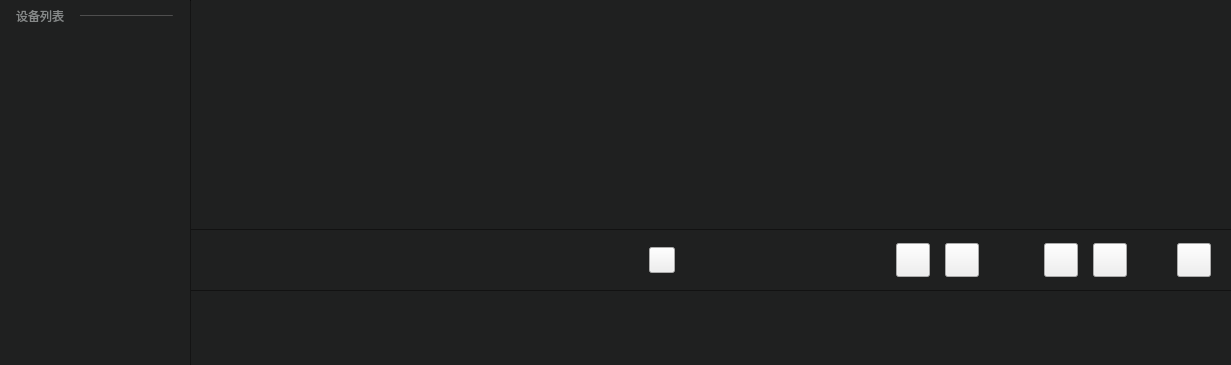
<?xml version="1.0" encoding="UTF-8"?>
<ui version="4.0">
 <class>replayWgt</class>
 <widget class="QWidget" name="replayWgt">
  <property name="geometry">
   <rect>
    <x>0</x>
    <y>0</y>
    <width>1231</width>
    <height>365</height>
   </rect>
  </property>
  <property name="windowTitle">
   <string>Form</string>
  </property>
  <layout class="QHBoxLayout" name="horizontalLayout" stretch="0">
   <property name="spacing">
    <number>6</number>
   </property>
   <property name="leftMargin">
    <number>0</number>
   </property>
   <property name="topMargin">
    <number>0</number>
   </property>
   <property name="rightMargin">
    <number>0</number>
   </property>
   <property name="bottomMargin">
    <number>0</number>
   </property>
   <item>
    <widget class="QWidget" name="widget" native="true">
     <property name="styleSheet">
      <string notr="true">#widget{
background-color:#1f2020;
box-shadow:0 10px 20px 3px rgba(0,0,0,0.50);
}</string>
     </property>
     <layout class="QHBoxLayout" name="horizontalLayout_2" stretch="1,0,3">
      <property name="spacing">
       <number>0</number>
      </property>
      <property name="leftMargin">
       <number>0</number>
      </property>
      <property name="topMargin">
       <number>0</number>
      </property>
      <property name="rightMargin">
       <number>0</number>
      </property>
      <property name="bottomMargin">
       <number>0</number>
      </property>
      <item>
       <widget class="QWidget" name="leftWidget" native="true">
        <property name="sizePolicy">
         <sizepolicy hsizetype="Fixed" vsizetype="Preferred">
          <horstretch>25</horstretch>
          <verstretch>0</verstretch>
         </sizepolicy>
        </property>
        <property name="minimumSize">
         <size>
          <width>190</width>
          <height>0</height>
         </size>
        </property>
        <property name="maximumSize">
         <size>
          <width>190</width>
          <height>16777215</height>
         </size>
        </property>
        <property name="styleSheet">
         <string notr="true"/>
        </property>
        <layout class="QVBoxLayout" name="verticalLayout">
         <property name="spacing">
          <number>0</number>
         </property>
         <property name="leftMargin">
          <number>0</number>
         </property>
         <property name="topMargin">
          <number>0</number>
         </property>
         <property name="rightMargin">
          <number>0</number>
         </property>
         <property name="bottomMargin">
          <number>0</number>
         </property>
         <item>
          <widget class="QWidget" name="playlistWidget" native="true">
           <property name="minimumSize">
            <size>
             <width>0</width>
             <height>0</height>
            </size>
           </property>
           <layout class="QVBoxLayout" name="verticalLayout_2">
            <property name="spacing">
             <number>0</number>
            </property>
            <property name="leftMargin">
             <number>0</number>
            </property>
            <property name="topMargin">
             <number>0</number>
            </property>
            <property name="rightMargin">
             <number>0</number>
            </property>
            <property name="bottomMargin">
             <number>0</number>
            </property>
            <item>
             <layout class="QHBoxLayout" name="horizontalLayout_3">
              <property name="spacing">
               <number>0</number>
              </property>
              <property name="leftMargin">
               <number>0</number>
              </property>
              <property name="topMargin">
               <number>10</number>
              </property>
              <property name="rightMargin">
               <number>0</number>
              </property>
              <property name="bottomMargin">
               <number>10</number>
              </property>
              <item>
               <widget class="QLabel" name="label">
                <property name="minimumSize">
                 <size>
                  <width>48</width>
                  <height>12</height>
                 </size>
                </property>
                <property name="maximumSize">
                 <size>
                  <width>48</width>
                  <height>12</height>
                 </size>
                </property>
                <property name="styleSheet">
                 <string notr="true">#label{
font-family:&quot;微软雅黑&quot;;
font-size:12px;
color:#868989;
line-height:12px;
text-align:left;
}</string>
                </property>
                <property name="text">
                 <string>设备列表</string>
                </property>
               </widget>
              </item>
              <item>
               <widget class="Line" name="line">
                <property name="sizePolicy">
                 <sizepolicy hsizetype="Fixed" vsizetype="Fixed">
                  <horstretch>0</horstretch>
                  <verstretch>0</verstretch>
                 </sizepolicy>
                </property>
                <property name="minimumSize">
                 <size>
                  <width>93</width>
                  <height>1</height>
                 </size>
                </property>
                <property name="maximumSize">
                 <size>
                  <width>93</width>
                  <height>1</height>
                 </size>
                </property>
                <property name="styleSheet">
                 <string notr="true">background:#444444;
</string>
                </property>
                <property name="orientation">
                 <enum>Qt::Horizontal</enum>
                </property>
               </widget>
              </item>
             </layout>
            </item>
            <item>
             <widget class="QTreeWidget" name="treeWidget_">
              <property name="styleSheet">
               <string notr="true">QTreeView {
      background:#1f2020;
        border:none;
       /* border: 1px solid rgb(50, 50, 50);
        background-color: rgb(57, 58, 60);*/
        show-decoration-selected: 1;
}
QTreeView::item {
        height: 30px;
        color: white;
        border: none;
        background-color: transparent;
}
QTreeView::item:hover, QTreeView::branch:hover { 
        background-color: rgba(255, 255, 255, 40);
}
QTreeView::item:selected, QTreeView::branch:selected { 
        background-color: rgb(50, 50, 50);
}
QTreeView::branch {
      image:none;
}
</string>
              </property>
              <attribute name="headerVisible">
               <bool>false</bool>
              </attribute>
              <column>
               <property name="text">
                <string notr="true">1</string>
               </property>
              </column>
             </widget>
            </item>
           </layout>
          </widget>
         </item>
         <item>
          <spacer name="verticalSpacer">
           <property name="orientation">
            <enum>Qt::Vertical</enum>
           </property>
           <property name="sizeType">
            <enum>QSizePolicy::Fixed</enum>
           </property>
           <property name="sizeHint" stdset="0">
            <size>
             <width>20</width>
             <height>20</height>
            </size>
           </property>
          </spacer>
         </item>
        </layout>
       </widget>
      </item>
      <item>
       <widget class="Line" name="line_2">
        <property name="minimumSize">
         <size>
          <width>1</width>
          <height>0</height>
         </size>
        </property>
        <property name="maximumSize">
         <size>
          <width>1</width>
          <height>16777215</height>
         </size>
        </property>
        <property name="styleSheet">
         <string notr="true">transform:rotate(-360deg);
background:#111111;
</string>
        </property>
        <property name="orientation">
         <enum>Qt::Vertical</enum>
        </property>
       </widget>
      </item>
      <item>
       <widget class="QWidget" name="rightWidget" native="true">
        <property name="styleSheet">
         <string notr="true"/>
        </property>
        <layout class="QGridLayout" name="gridLayout_2">
         <property name="leftMargin">
          <number>0</number>
         </property>
         <property name="topMargin">
          <number>0</number>
         </property>
         <property name="rightMargin">
          <number>0</number>
         </property>
         <property name="bottomMargin">
          <number>0</number>
         </property>
         <property name="spacing">
          <number>0</number>
         </property>
         <item row="0" column="0">
          <widget class="QWidget" name="gidWidget" native="true">
           <property name="styleSheet">
            <string notr="true"/>
           </property>
           <layout class="QGridLayout" name="gridLayout">
            <property name="leftMargin">
             <number>1</number>
            </property>
            <property name="topMargin">
             <number>1</number>
            </property>
            <property name="rightMargin">
             <number>1</number>
            </property>
            <property name="bottomMargin">
             <number>1</number>
            </property>
            <property name="spacing">
             <number>1</number>
            </property>
            <item row="0" column="0">
             <widget class="playModeWgt" name="playWidget1_" native="true">
              <property name="sizePolicy">
               <sizepolicy hsizetype="Expanding" vsizetype="Expanding">
                <horstretch>0</horstretch>
                <verstretch>0</verstretch>
               </sizepolicy>
              </property>
             </widget>
            </item>
            <item row="0" column="1">
             <widget class="playModeWgt" name="playWidget2_" native="true">
              <property name="sizePolicy">
               <sizepolicy hsizetype="Expanding" vsizetype="Expanding">
                <horstretch>0</horstretch>
                <verstretch>0</verstretch>
               </sizepolicy>
              </property>
             </widget>
            </item>
            <item row="1" column="1">
             <widget class="playModeWgt" name="playWidget4_" native="true">
              <property name="sizePolicy">
               <sizepolicy hsizetype="Expanding" vsizetype="Expanding">
                <horstretch>0</horstretch>
                <verstretch>0</verstretch>
               </sizepolicy>
              </property>
             </widget>
            </item>
            <item row="1" column="0">
             <widget class="playModeWgt" name="playWidget3_" native="true">
              <property name="sizePolicy">
               <sizepolicy hsizetype="Expanding" vsizetype="Expanding">
                <horstretch>0</horstretch>
                <verstretch>0</verstretch>
               </sizepolicy>
              </property>
             </widget>
            </item>
           </layout>
          </widget>
         </item>
         <item row="1" column="0">
          <widget class="QWidget" name="widget_3" native="true">
           <property name="sizePolicy">
            <sizepolicy hsizetype="Expanding" vsizetype="Fixed">
             <horstretch>0</horstretch>
             <verstretch>0</verstretch>
            </sizepolicy>
           </property>
           <property name="minimumSize">
            <size>
             <width>0</width>
             <height>62</height>
            </size>
           </property>
           <property name="maximumSize">
            <size>
             <width>16777215</width>
             <height>62</height>
            </size>
           </property>
           <property name="styleSheet">
            <string notr="true">#widget_3{
border-top:1px solid #121212;
border-bottom:1px solid #121212;
}</string>
           </property>
           <layout class="QHBoxLayout" name="horizontalLayout_6">
            <property name="spacing">
             <number>35</number>
            </property>
            <property name="leftMargin">
             <number>15</number>
            </property>
            <property name="rightMargin">
             <number>20</number>
            </property>
            <item>
             <widget class="setDateWidget" name="dateWidget" native="true">
              <property name="minimumSize">
               <size>
                <width>120</width>
                <height>32</height>
               </size>
              </property>
              <property name="maximumSize">
               <size>
                <width>16777215</width>
                <height>32</height>
               </size>
              </property>
              <property name="styleSheet">
               <string notr="true">#dateWidget{
background-color:#1f2020;
border:none;
}
</string>
              </property>
             </widget>
            </item>
            <item>
             <widget class="setTimeWidget" name="timeWidget" native="true">
              <property name="minimumSize">
               <size>
                <width>100</width>
                <height>32</height>
               </size>
              </property>
              <property name="maximumSize">
               <size>
                <width>100</width>
                <height>32</height>
               </size>
              </property>
             </widget>
            </item>
            <item>
             <widget class="speedControlWidget" name="speedWidget" native="true">
              <property name="minimumSize">
               <size>
                <width>118</width>
                <height>32</height>
               </size>
              </property>
              <property name="maximumSize">
               <size>
                <width>118</width>
                <height>32</height>
               </size>
              </property>
              <property name="toolTip">
               <string>快放/慢放</string>
              </property>
             </widget>
            </item>
            <item>
             <widget class="QPushButton" name="pauseBtn_">
              <property name="minimumSize">
               <size>
                <width>26</width>
                <height>26</height>
               </size>
              </property>
              <property name="maximumSize">
               <size>
                <width>26</width>
                <height>26</height>
               </size>
              </property>
              <property name="toolTip">
               <string>播放/暂停</string>
              </property>
              <property name="styleSheet">
               <string notr="true">#pauseBtn_{
border-image:url(:/image/image/play.png);
}
#pauseBtn_:hover{
border-image:url(:/image/image/playb.png);
}
#pauseBtn_:pressed{
margin:1px;
}</string>
              </property>
              <property name="text">
               <string/>
              </property>
             </widget>
            </item>
            <item>
             <spacer name="horizontalSpacer">
              <property name="orientation">
               <enum>Qt::Horizontal</enum>
              </property>
              <property name="sizeType">
               <enum>QSizePolicy::Expanding</enum>
              </property>
              <property name="sizeHint" stdset="0">
               <size>
                <width>40</width>
                <height>20</height>
               </size>
              </property>
             </spacer>
            </item>
            <item>
             <widget class="QWidget" name="widget_2" native="true">
              <layout class="QHBoxLayout" name="horizontalLayout_4">
               <property name="spacing">
                <number>15</number>
               </property>
               <property name="leftMargin">
                <number>15</number>
               </property>
               <property name="topMargin">
                <number>0</number>
               </property>
               <property name="rightMargin">
                <number>15</number>
               </property>
               <property name="bottomMargin">
                <number>0</number>
               </property>
               <item>
                <widget class="QPushButton" name="originBtn">
                 <property name="minimumSize">
                  <size>
                   <width>34</width>
                   <height>34</height>
                  </size>
                 </property>
                 <property name="maximumSize">
                  <size>
                   <width>34</width>
                   <height>34</height>
                  </size>
                 </property>
                 <property name="toolTip">
                  <string>平铺观看</string>
                 </property>
                 <property name="text">
                  <string/>
                 </property>
                </widget>
               </item>
               <item>
                <widget class="QPushButton" name="defaultBtn">
                 <property name="minimumSize">
                  <size>
                   <width>34</width>
                   <height>34</height>
                  </size>
                 </property>
                 <property name="maximumSize">
                  <size>
                   <width>34</width>
                   <height>34</height>
                  </size>
                 </property>
                 <property name="toolTip">
                  <string>360°观看</string>
                 </property>
                 <property name="text">
                  <string/>
                 </property>
                </widget>
               </item>
              </layout>
             </widget>
            </item>
            <item>
             <widget class="QWidget" name="widget_4" native="true">
              <layout class="QHBoxLayout" name="horizontalLayout_5">
               <property name="spacing">
                <number>15</number>
               </property>
               <property name="leftMargin">
                <number>15</number>
               </property>
               <property name="topMargin">
                <number>0</number>
               </property>
               <property name="rightMargin">
                <number>15</number>
               </property>
               <property name="bottomMargin">
                <number>0</number>
               </property>
               <item>
                <widget class="QPushButton" name="singleBtn">
                 <property name="minimumSize">
                  <size>
                   <width>34</width>
                   <height>34</height>
                  </size>
                 </property>
                 <property name="maximumSize">
                  <size>
                   <width>34</width>
                   <height>34</height>
                  </size>
                 </property>
                 <property name="toolTip">
                  <string>单窗格</string>
                 </property>
                 <property name="text">
                  <string/>
                 </property>
                </widget>
               </item>
               <item>
                <widget class="QPushButton" name="fourBtn">
                 <property name="minimumSize">
                  <size>
                   <width>34</width>
                   <height>34</height>
                  </size>
                 </property>
                 <property name="maximumSize">
                  <size>
                   <width>34</width>
                   <height>34</height>
                  </size>
                 </property>
                 <property name="toolTip">
                  <string>四窗格</string>
                 </property>
                 <property name="text">
                  <string/>
                 </property>
                </widget>
               </item>
              </layout>
             </widget>
            </item>
            <item>
             <widget class="QPushButton" name="fullscreemBtn">
              <property name="minimumSize">
               <size>
                <width>34</width>
                <height>34</height>
               </size>
              </property>
              <property name="maximumSize">
               <size>
                <width>34</width>
                <height>34</height>
               </size>
              </property>
              <property name="toolTip">
               <string>全屏</string>
              </property>
              <property name="styleSheet">
               <string notr="true">#fullscreemBtn{
border-image:url(:/image/image/biger.png);
}
#fullscreemBtn:pressed{
margin:1px;
}
#fullscreemBtn:hover{
border-image:url(:/image/image/bigerb.png);
}</string>
              </property>
              <property name="text">
               <string/>
              </property>
             </widget>
            </item>
           </layout>
          </widget>
         </item>
         <item row="2" column="0">
          <widget class="myTimer" name="prograssBarWgt" native="true">
           <property name="sizePolicy">
            <sizepolicy hsizetype="Preferred" vsizetype="Fixed">
             <horstretch>0</horstretch>
             <verstretch>0</verstretch>
            </sizepolicy>
           </property>
           <property name="minimumSize">
            <size>
             <width>0</width>
             <height>74</height>
            </size>
           </property>
           <property name="maximumSize">
            <size>
             <width>16777215</width>
             <height>74</height>
            </size>
           </property>
           <property name="styleSheet">
            <string notr="true"/>
           </property>
          </widget>
         </item>
        </layout>
       </widget>
      </item>
     </layout>
    </widget>
   </item>
  </layout>
 </widget>
 <customwidgets>
  <customwidget>
   <class>playModeWgt</class>
   <extends>QWidget</extends>
   <header>playmodewgt.h</header>
   <container>1</container>
  </customwidget>
  <customwidget>
   <class>setDateWidget</class>
   <extends>QWidget</extends>
   <header>setdatewidget.h</header>
   <container>1</container>
  </customwidget>
  <customwidget>
   <class>speedControlWidget</class>
   <extends>QWidget</extends>
   <header>speedcontrolwidget.h</header>
   <container>1</container>
  </customwidget>
  <customwidget>
   <class>myTimer</class>
   <extends>QWidget</extends>
   <header>myTimer.h</header>
   <container>1</container>
  </customwidget>
  <customwidget>
   <class>setTimeWidget</class>
   <extends>QWidget</extends>
   <header>setTimeWidget.h</header>
   <container>1</container>
  </customwidget>
 </customwidgets>
 <resources/>
 <connections/>
</ui>
